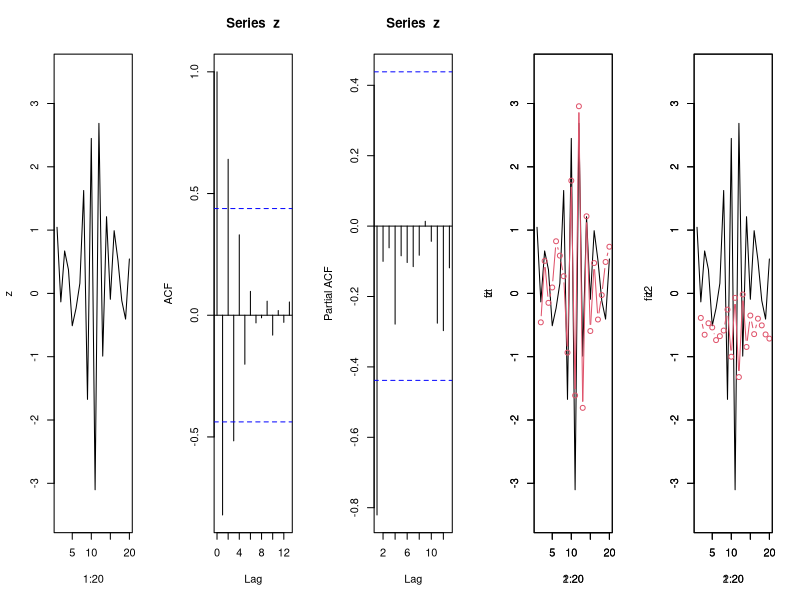

This figure's R source:
# AR(1)
z=c(1.0445, -0.1338, 0.6706, 0.3755, -0.5110, -0.2352, 0.1595,
    1.6258, -1.6739, 2.4478, -3.1019, 2.6860, -0.9905, 1.2113, -0.0929, 0.9905, 0.5213,
    -0.1139, -0.4062, 0.5438)
x=matrix(c(rep(1,19),z[1:19]),19,2);
y=z[2:20]
u=solve(t(x)%*%x)
beta=u%*%(t(x)%*%y)
beta
fit=x%*%beta
par(mfrow=c(1,5))
plot(1:20,z,type="l",xlim=c(1,20),ylim=c(-3.5,3.5))
acf(z)
pacf(z)
plot(1:20,z,type="l",xlim=c(1,20),ylim=c(-3.5,3.5),col=1)
par(new=T)
plot(2:20,fit,type="b",xlim=c(1,20),ylim=c(-3.5,3.5),col=2)

ar.ols(z,order=1,demean=FALSE,intercept=TRUE)

#plot(1:20,c(1.0445,fit),type="b",xlim=c(1,20),ylim=c(-3.5,3.5),col=2)

fit1=arima(z,order=c(1,0,0))
fit1
beta1=coef(fit1)
fit2=x%*%beta1-beta1[1]*beta1[2]
plot(1:20,z,type="l",xlim=c(1,20),ylim=c(-3.5,3.5),col=1)
par(new=T)
plot(2:20,fit2,type="b",xlim=c(1,20),ylim=c(-3.5,3.5),col=2)


predict(fit1,n.ahead=5)

